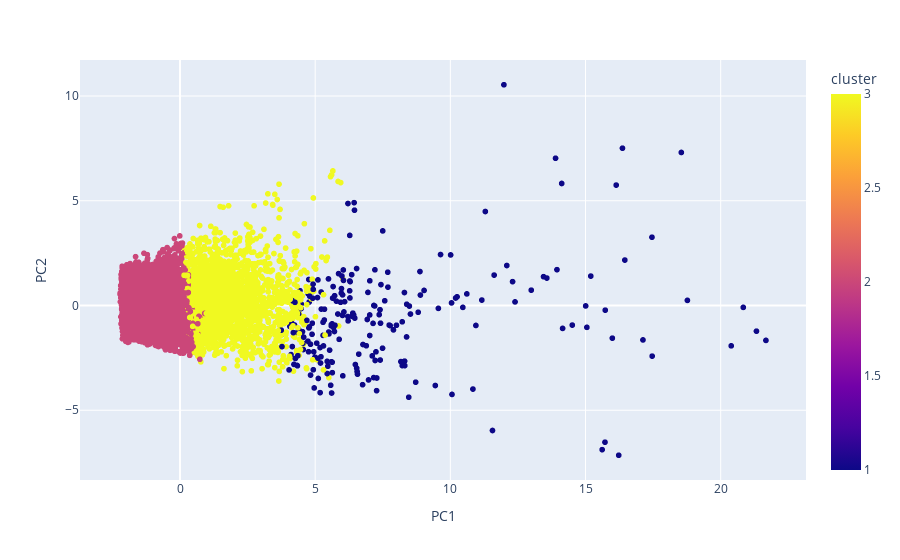

Notebook cell for this chart:
### Code cell
import pandas as pd
import plotly.express as px
from sklearn.decomposition import PCA

# load your 11-column dataframe here
#df = pd.read_csv("your_data.csv")

# initialize PCA model with 2 components
pca = PCA(n_components=2)

# fit and transform the data to 2 dimensions
principal_components = pca.fit_transform(ss)

# create a new dataframe with the reduced dimensions
df_pca = pd.DataFrame(data = principal_components, columns = ['PC1', 'PC2'])

# add a new column to the dataframe with the cluster labels
# replace 'cluster_labels' with the actual column name that contains your cluster labels
df_pca['cluster'] = ss['cluster']

# plot the scatter plot with plotly
fig = px.scatter(df_pca, x="PC1", y="PC2", color="cluster")
fig.show()

### Figure 1 — Plotly figure (JSON) as saved in the notebook; plotly's stock layout.template omitted (floating-point values rounded to 4 significant figures; data arrays with more than 128 entries replaced by an {"elided": "..."} marker saying what was removed)
{"data": [{"hovertemplate": "PC1=%{x}<br>PC2=%{y}<br>cluster=%{marker.color}<extra></extra>", "legendgroup": "", "marker": {"color": {"elided": "8597 int values"}, "coloraxis": "coloraxis", "symbol": "circle"}, "mode": "markers", "name": "", "showlegend": false, "type": "scattergl", "x": {"elided": "8597 float values"}, "xaxis": "x", "y": {"elided": "8597 float values"}, "yaxis": "y"}], "layout": {"coloraxis": {"colorbar": {"title": {"text": "cluster"}}, "colorscale": [[0, "#0d0887"], [0.1111, "#46039f"], [0.2222, "#7201a8"], [0.3333, "#9c179e"], [0.4444, "#bd3786"], [0.5556, "#d8576b"], [0.6667, "#ed7953"], [0.7778, "#fb9f3a"], [0.8889, "#fdca26"], [1, "#f0f921"]]}, "legend": {"tracegroupgap": 0}, "margin": {"t": 60}, "xaxis": {"anchor": "y", "domain": [0, 1], "title": {"text": "PC1"}}, "yaxis": {"anchor": "x", "domain": [0, 1], "title": {"text": "PC2"}}}}
